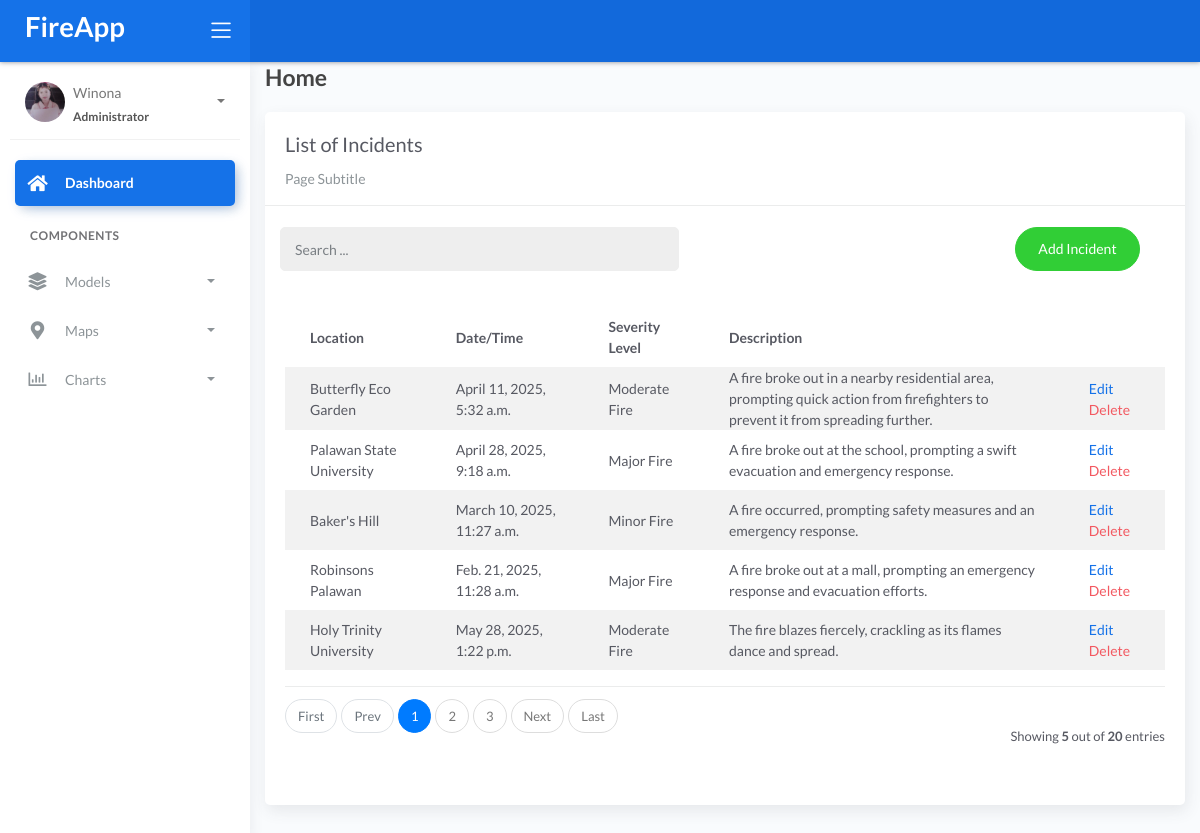
Screenshot of /incident_list/ with the database file from the repository.
### fire/models.py (models this page shows)
class BaseModel(models.Model):
    created_at = models.DateTimeField(auto_now_add=True, db_index=True)
    updated_at = models.DateTimeField(auto_now=True)
    class Meta:
        abstract = True

class Incident(BaseModel):
    SEVERITY_CHOICES = (
        ('Minor Fire', 'Minor Fire'),
        ('Moderate Fire', 'Moderate Fire'),
        ('Major Fire', 'Major Fire'),
    )
    location = models.ForeignKey(Locations, on_delete=models.CASCADE)
    date_time = models.DateTimeField(blank=True, null=True)
    severity_level = models.CharField(max_length=45, choices=SEVERITY_CHOICES)
    description = models.CharField(max_length=250)

class Locations(BaseModel):
    name = models.CharField(max_length=150)
    latitude = models.DecimalField(
        max_digits=22, decimal_places=16, null=True, blank=True)
    longitude = models.DecimalField(
        max_digits=22, decimal_places=16, null=True, blank=True)
    address = models.CharField(max_length=150)
    city = models.CharField(max_length=150)  # can be in separate table
    country = models.CharField(max_length=150)  # can be in separate table
    def __str__(self):
        return self.name

### fire/views.py (the view)
# urls.py: path('incident_list/', a.IncidentList.as_view(), name='incident-list'),
class IncidentList(ListView):
    model = Incident
    context_object_name = 'incident'
    template_name = 'incident_list.html'
    paginate_by = 5
    def get_queryset(self, *args, **kwargs):
        qs = super(IncidentList, self).get_queryset(*args, **kwargs)
        if self.request.GET.get("q") != None:
            query = self.request.GET.get('q')
            qs = qs.filter(Q(name__icontains=query) |
                        Q(description__icontains=query))
        return qs

### templates/incident_list.html (shortened to what this page needs)
{% extends 'base.html' %} {% load static %} {% block content %}
<div class="content">
    <div class="container-fluid">
        <h4 class="page-title">Home</h4>
        <div class="row">
            <div class="col-md-12">
                <div class="card">
                    <div class="card-header">
                        <div class="card-title">List of Incidents</div>
                        <div class="card-category">Page Subtitle</div>
                    </div>
                    <br>
                        <div class="col-md-12 row">
                            <div class="col-md-6">
                                <form class="navbar-left navbar-form nav-search mr-md-3" action="{% url 'incident-list' %}">
                                    <div class="input-group">
                                        <input type="text" placeholder="Search ..." class="form-control" name="q">
                                        <div class="input-group-append">
                                        <span class="input-group-text">
                                        </span>
                                        </div>
                                    </div>
                                </form>
                            </div>
                            <div class="col-md-6">
                                <div class="pull-right">
                                    <a href="{% url 'incident-add' %}" class="btn btn-success btn-rounded">Add Incident</a>
                                </div>
                            </div>
                        </div>
                    <div class="card-body">
                        <table class="table table-striped mt-3">
                            <thead>
                                <tr>
                                    <th scope="col">Location</th>
                                    <th scope="col">Date/Time</th>
                                    <th scope="col">Severity Level</th>
                                    <th scope="col">Description</th>
                                </tr>
                            </thead>
                            <tbody>
                                {% for object in object_list %}
                                <tr>
                                    <td>{{ object.location }}</td>
                                    <td>{{ object.date_time }}</td>
                                    <td>{{ object.severity_level }}</td>
                                    <td>{{ object.description }}</td>
                                    <td>
                                        <a href="/incident_list/{{ object.id }}">Edit</a>
                                        <a href="/incident_list/{{ object.id }}/delete" class="text-danger">Delete</a>
                                    </td>
                                </tr>
                                {% empty %}
                                <tr>
                                    <td colspan="4" style="text-align: center">
                                    <p class="text-sm font-weight-bold mb-0">No Records Found</p>
                                    </td>
                                </tr>
                                {% endfor %}
                            </tbody>
                        </table>
                        {% include 'includes/pagination.html' %}
                    </div>
                </div>
            </div>
        </div>
    </div>
</div>
{% endblock %}

### rows the page displays
Incident: location "Butterfly Eco Garden", date_time "April 11, 2025, 5:32 a.m.", severity_level "Moderate Fire", description "A fire broke out in a nearby residential area, prompting quick action from firefighters to prevent it from spreading further."
Incident: location "Palawan State University", date_time "April 28, 2025, 9:18 a.m.", severity_level "Major Fire", description "A fire broke out at the school, prompting a swift evacuation and emergency response."
Incident: location "Baker's Hill", date_time "March 10, 2025, 11:27 a.m.", severity_level "Minor Fire", description "A fire occurred, prompting safety measures and an emergency response."
Incident: location "Robinsons Palawan", date_time "Feb. 21, 2025, 11:28 a.m.", severity_level "Major Fire", description "A fire broke out at a mall, prompting an emergency response and evacuation efforts."
Incident: location "Holy Trinity University", date_time "May 28, 2025, 1:22 p.m.", severity_level "Moderate Fire", description "The fire blazes fiercely, crackling as its flames dance and spread."

### other values shown
{{ page_num }} "1"
{{ page_num }} "2" "3"
{{ object_list.count }} "5"
{{ paginator.count }} "20"
